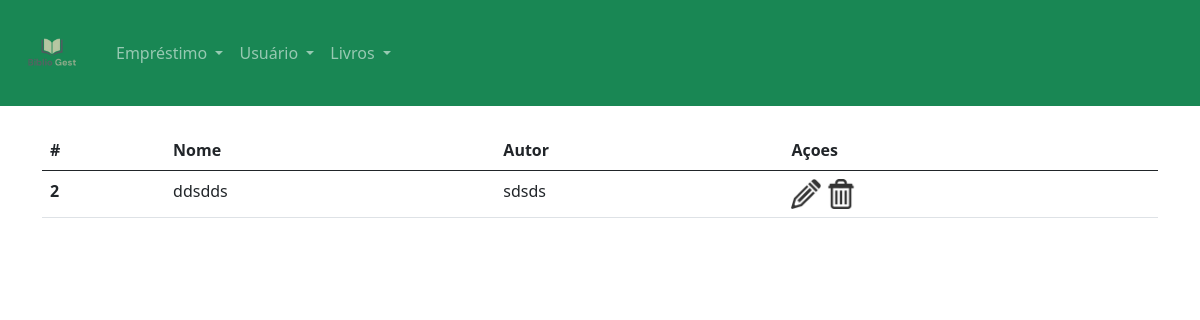
Page /livro/list/ on the committed database.
### app/models.py (models this page shows, shortened)
class Livro(models.Model):
    nome = models.CharField(max_length=100)
    autor = models.CharField(max_length=100)

### app/views.py (the view)
# urls.py: path('livro/list/', livro_list, name='livro_list'),
def livro_list(request):
    livros = Livro.objects.all()
    return render(request, 'livro_list.html',
                  {'livros': livros})

### templates/livro_list.html (shortened to what this page needs)
{% extends "menu.html" %}
{% load static %}
{% block body %}
<div class="container">
    <br>
    <table class="table">
        <thead>
        <tr>
            <th scope="col">#</th>
            <th scope="col">Nome</th>
            <th scope="col">Autor</th>
             <th scope="col">Açoes</th>
        </tr>
        </thead>
        {% for livro in livros %}
        <tbody>
        <tr>
            <th scope="row">{{ livro.id }}</th>
            <td>{{ livro.nome }}</td>
            <td>{{ livro.autor }}</td>
            <td>
                <a href="{% url 'app:livro_edit' livro.id %}"><img src="{% static 'img/edit.png' %}" style="height: 30px"></a>
                <a id="data" data-bs-toggle="modal", onclick="deleteLivro('{{ livro.nome }}', '{{ livro.id }}');" data-bs-target="#exampleModal"><img src="{% static 'img/del.png' %}" style="height: 30px"></a>
            </td>
        </tr>
        </tbody>
        {% endfor %}
    </table>
</div>
{% endblock %}

### rows in the picture
Livro: id "2", nome "ddsdds", autor "sdsds"
